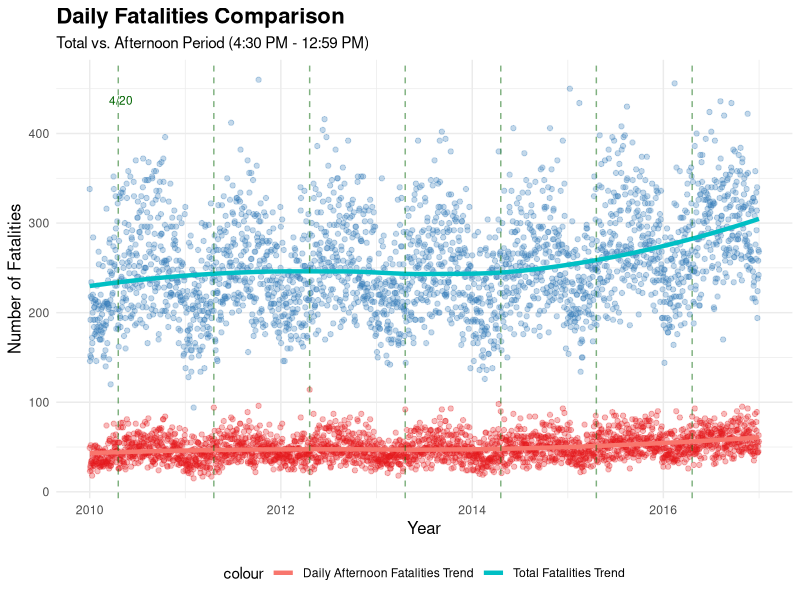

R code for this plot:
## ---- chunk 1
library(tidyverse)
library(readr)
## ---- chunk 2
FTZtimes<-read_csv("daily_accidents_420_time.csv")
FTZ<-read_csv("daily_accidents_420.csv")
acc<-read_csv("daily_accidents.csv")
view(FTZ)
view(FTZtimes)
view(acc)
## ---- chunk 3
total <- FTZ %>%
  left_join(FTZtimes, by = "date") %>%
  drop_na()%>%
  mutate(date = as.Date(date)) %>%  # Ensure date is in Date format
  filter(year(date) >= 2010)

daily_totals <- total %>%
  mutate(date = as.Date(date),
         year = year(date),
         day_of_year = yday(date)) %>%
  filter(year >= 2010) %>%
  group_by(date, year, day_of_year) %>%
  summarize(
    total_fatalities = sum(fatalities_count.x, na.rm = TRUE),
    d420_fatalities = sum(fatalities_count.y[d420 == TRUE], na.rm = TRUE)
  )

years <- unique(year(daily_totals$date))
april20_dates <- as.Date(paste0(years, "-04-20"))
## ---- chunk 4
ggplot(daily_totals, aes(x = as.Date(date))) +
  geom_point(aes(y = total_fatalities), color = "#377EB8", alpha = 0.3) +
  geom_point(aes(y = d420_fatalities), color = "#E41A1C", alpha = 0.3) +
     geom_smooth(aes(y = total_fatalities, color = "Total Fatalities Trend"), 
              method = "loess", se = FALSE, linewidth = 1.5) +
  geom_smooth(aes(y = d420_fatalities, color = "Daily Afternoon Fatalities Trend"), 
              method = "loess", se = FALSE, linewidth = 1.5) +
  geom_vline(xintercept = april20_dates, 
             linetype = "dashed", color = "darkgreen", alpha = 0.5) +
  annotate("text", 
           x = april20_dates[1] + days(10), 
           y = max(daily_totals$total_fatalities) * 0.95,
           label = "4/20", color = "darkgreen", size = 3) +
  labs(
    title = "Daily Fatalities Comparison",
    subtitle = "Total vs. Afternoon Period (4:30 PM - 12:59 PM)",
    x = "Year",
    y = "Number of Fatalities"
  ) +
  theme_minimal() +
  theme(
    legend.position = "bottom",
    plot.title = element_text(face = "bold", size = 16),
    axis.title = element_text(size = 12)
  ) 
